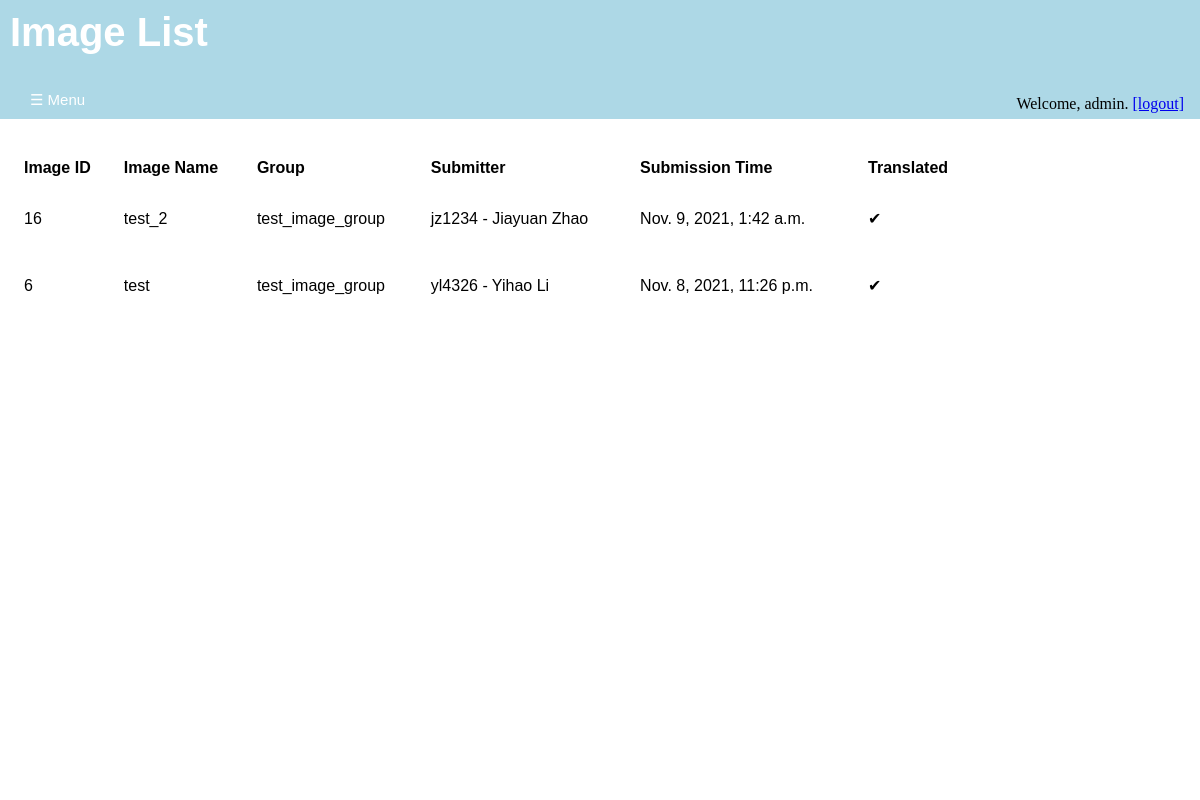
/annotations/image_list/ (signed in), run on the app's committed database.
### annotations/models.py (models this page shows, shortened)
class Image(models.Model):
    image_name = models.CharField(max_length = 200, unique=True)
    submission_date = models.DateTimeField('date of submission')
    image_upload = models.FileField(upload_to = svs_rename)
    translated = models.BooleanField(default= 'False')
    svs_path = models.FilePathField(path = "/home/alexliyihao/svss", match = ".*\.svs", null = True, blank = True)
    dzi_path = models.FilePathField(path = "/home/alexliyihao/dzis", match = ".*\.dzi", null = True, blank = True)
    height = models.PositiveIntegerField(null = True, blank = True)
    width = models.PositiveIntegerField(null = True, blank = True)
    image_description = models.TextField()
    completely_annotated = models.BooleanField(default = 'False')
    group = models.ForeignKey(ImageGroup, on_delete=models.SET_NULL, blank = True, null = True)
    submit_user = models.ForeignKey(User, on_delete=models.PROTECT, blank = True, null = True)

class ImageGroup(models.Model):
    group_name = models.CharField(max_length = 200, unique=True)
    group_description = models.TextField()
    def __str__(self):
      return self.group_name

class User(auth_user):
    UNI = models.CharField(max_length = 8, unique=True)
    register_date = models.DateTimeField('date of registration', blank = True)
    organizations = models.ForeignKey('Organization', on_delete=models.PROTECT,null = True, blank = True)
    def __str__(self):
      return f"{self.UNI} - {self.first_name} {self.last_name}"

### annotations/views.py (the view)
# urls.py: path('image_list/', views.ImageListView.as_view(), name='image-list'),
class ImageListView(generic.ListView):
    template_name = 'annotations/image_list.html'
    context_object_name = 'image_list'
    def get_queryset(self):
        return Image.objects.order_by('-submission_date')

### annotations/templates/annotations/image_list.html (shortened to what this page needs)
{% extends 'annotations/base.html' %}
{% block content %}
  {% if image_list %}
    <div id='title' class='title'>
      <h1>Image List</h1>
      <div id='login-widget' class='login-widget'>
      {% if user.is_authenticated %}
         <p>Welcome, {{ user.get_username }}.</p>
         <a href="{% url 'annotations:logout' %}">[logout]</a>
      {% else %}
        <p>Welcome, new user.</p>
        <a href="{% url 'annotations:login' %}" >[login]</a>
        <a href="{% url 'annotations:registration' %}" >[register]</a>
      {% endif %}
      </div>
      <button class="openbutton" onclick="openNav()">&#9776; Menu</button>
    </div>
    <div id='body' class='body'>
      <table>
        <tr>
          <th>Image ID</th>
          <th>Image Name</th>
          <th>Group</th>
          <th>Submitter</th>
          <th>Submission Time</th>
          <th>Translated</th>
        </tr>
        {% for image in image_list %}
          <tr>
            <td>{{image.pk}}</td>
            <td>
            {% if image.translated %}
               <a href="{% url 'annotations:image-views' image.id %}">{{ image.image_name }}
               </a>
            {% else %}
               <a>{{image.image_name}}</a>
            {% endif %}
            <td><a> {{ image.group }} </a></td>
            <td><a> {{ image.submit_user }}</a></td>
            <td><a> {{ image.submission_date }}</a></td>
            <td><p> {{ image.translated|yesno:"✔,✘" }} </p></td>
           </tr>
        {% endfor %}
      </table>
    </div>
  {% else %}
    <div id='title' class = "title">
      <h1>No images are available.</h1>
    </div>
  {% endif %}
{% endblock %}

### annotations/static/annotations/style.css (style rules this page uses)
div#login-widget.login-widget { position: absolute; right: 1em; bottom: 0px; width: auto; height: 1.5em; }
.login-widget a { display: inline-block; }
.login-widget p { display: inline-block; margin-block-start: 0em; margin-block-end: 0em; }
div#title.title { background-color: lightblue; align-items: center; position:fixed; top:0px; left:0px; height:calc(10% + 39px); width: 100%; transition: margin-left .8s; transition: width .8s; display: flex; flex: 1 1 auto; justify-content: flex-start; }
.title h1 { position: absolute; font-size: 2.5em; z-index: 1; top: 0em; margin-block-start: 0em; margin-block-end: 0em; padding-top: 0.25em; padding-left: 0.25em; }
.openbutton { position: absolute; bottom: 0; z-index: 1; font-size: 15px; cursor: pointer; background-color: lightblue; color: white; float: left; padding: 10px 2em; border: none; }
div#body.body { position:absolute; left:0px; top: calc(10% + 39px); height: 85%; width: 100%; background-color: white; transition: margin-left .8s; transition: width .8s; display: flex; flex: 1 1 auto; flex-direction:column; justify-content: flex-start; padding-left: 1em; }
h1 { display: table-cell; color: white; text-align: left; font-size: 2em; font-family: Arial, Helvetica, sans-serif; }
table { top: 10%; margin-top: 2em; width: 80%; padding: 0; border-collapse: collapse; font-family: Arial, Helvetica, sans-serif; table-layout:auto; }
td, th { text-align: left; padding: 0.5em; text-decoration: none; }
.body a { text-decoration: none; }
.body a:link { color:black; }

### data on the page
Image: pk "16", image_name "test_2", group "test_image_group", submit_user "jz1234 - Jiayuan Zhao", submission_date "Nov. 9, 2021, 1:42 a.m.", translated "✔"
Image: pk "6", image_name "test", group "test_image_group", submit_user "yl4326 - Yihao Li", submission_date "Nov. 8, 2021, 11:26 p.m.", translated "✔"

### other printed values
{{ user.get_username }} "admin"
